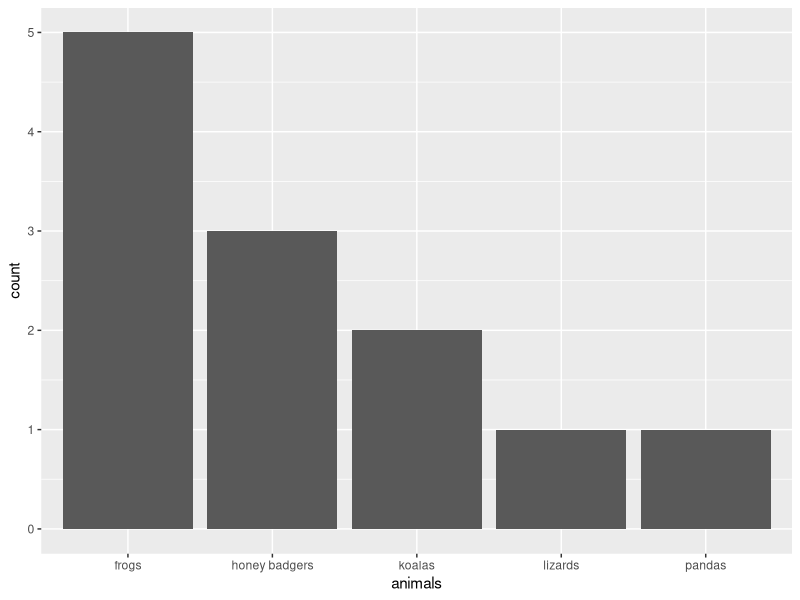

R code for this plot:
require(ggplot2)

# random values
randomAnimals <- c("pandas", 
                   "frogs","frogs","frogs","frogs","frogs", 
                   "koalas", "koalas", 
                   "lizards",
                   "honey badgers", "honey badgers", "honey badgers")


# create a table
myData <- data.frame(animals=randomAnimals)
# alternatively you can read in data like
# myData <- read.csv("path/to/csv", header=TRUE)

# a simple plot - geom_bar just counts up your stuff! 
ggplot(data=myData ) + geom_bar( aes(animals) )

# OMG HOW COOL IS THAT ^^



